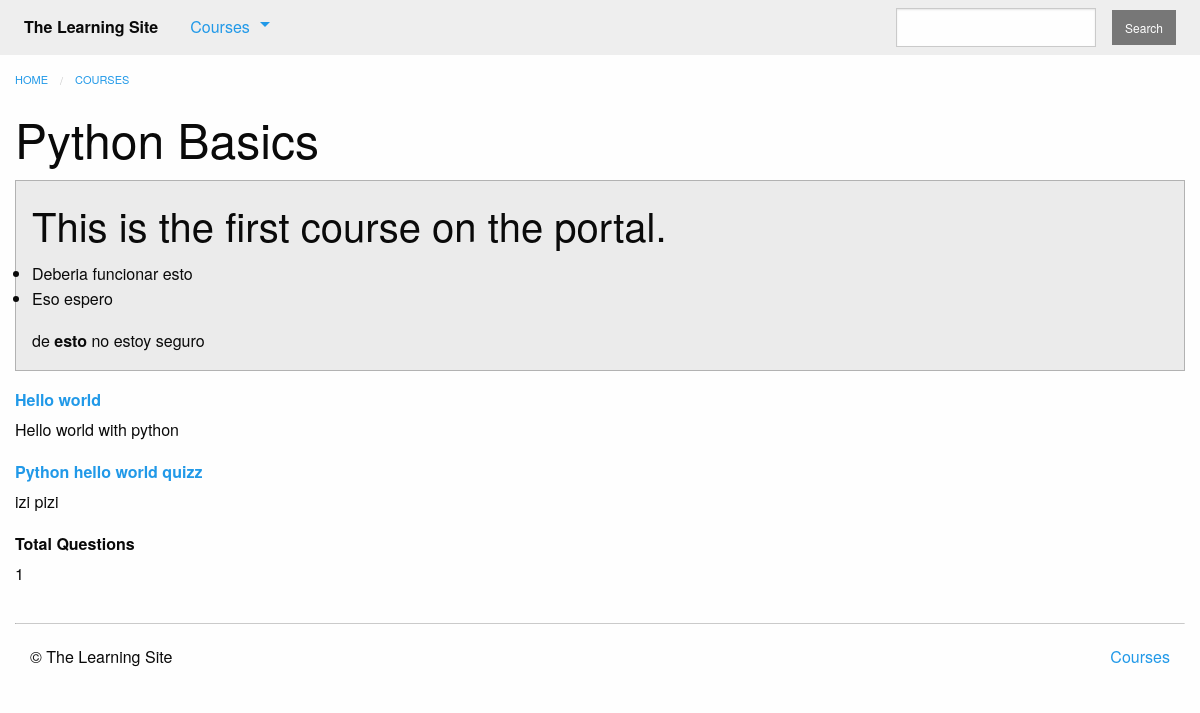
The page /courses/1/ on the database its author committed.
### courses/models.py (models this page shows, shortened)
class Course(models.Model):
    created_at = models.DateTimeField(auto_now_add=True)
    title = models.CharField(max_length=255)
    description = models.TextField()
    is_live = models.BooleanField(default=False)
    status = models.CharField(max_length=1, choices=STATUS_CHOICES, default='i')

class Step(models.Model):
    title = models.CharField(max_length=255)
    description = models.TextField()
    order = models.IntegerField(default=0)
    course = models.ForeignKey(Course)
    class Meta:
        abstract = True
        ordering = ['order',]

class Text(Step):
    content = models.TextField(blank=True, default='')
    def get_absolute_url(self):
        return reverse('courses:text', kwargs={
                'course_pk': self.course_id,
                'step_pk': self.id
            })

class Quiz(Step):
    total_questions = models.IntegerField(default=4)
    times_taken = models.IntegerField(default=0, editable=False)
    class Meta:
        verbose_name_plural = "Quizzes"
    def get_absolute_url(self):
        return reverse('courses:quiz', kwargs={
                'course_pk': self.course_id,
                'step_pk': self.id
            })

### courses/views.py (the view)
# urls.py: url(r'(?P<pk>\d+)/$', views.course_detail, name='detail'),
def course_detail(request, pk):
    try:
        course = models.Course.objects.prefetch_related(
            'quiz_set', 'text_set', 'quiz_set__question_set'
        ).get(pk=pk, status='p')
    except models.Course.DoesNotExist:
        raise Http404
    else:
        steps = sorted(chain(
                course.text_set.all(),
                course.quiz_set.all()
            ), key=lambda step: step.order)
    return render(request, 'courses/course_detail.html', {
            'course': course,
            'steps': steps
        })

### courses/templatetags/course_extras.py (called while the page is built)
@register.inclusion_tag('courses/course_nav.html')
def nav_courses_list():
    courses = Course.objects.filter(
        status='p'
    ).order_by(
        '-created_at'
    ).values(
        'id', 'title'
    )[:5]
    return {'courses': courses}

@register.filter('markdown_to_html')
def markdown_to_html(markdown_text):
    html_body = markdown2.markdown(markdown_text)
    return mark_safe(html_body)

### courses/templates/courses/course_detail.html (shortened to what this page needs)
{% extends "courses/layout.html" %}
{% load course_extras %}
{% block content %}
    <div class="row columns">
        {{ block.super }}
        <article>
            <h1 class="">{{ course.title }}</h1>
            <div class="callout secondary">
                {{ course.description|markdown_to_html }}
            </div>
            <dl>
                {% for step in steps %}
                    <dt>
                        <a href="{{ step.get_absolute_url }}">{{ step.title }}</a>
                    </dt>
                    <dd>{{ step.description|markdown_to_html }}</dd>
                    {% if step.question_set.all %}
                        <dt>Total Questions</dt>
                        <dd>{{ step.question_set.count }}</dd>
                    {% endif %}
                {% endfor %}
            </dl>
        </article>
    </div>
{% endblock %}

### rows shown on the page
Course: title "Python Basics", description "This is the first course on the portal. Deberia funcionar esto Eso espero de esto no estoy seguro"
Text: title "Hello world", description "Hello world with python"
Quiz: title "Python hello world quizz", description "izi pizi", question_set.count "1"
